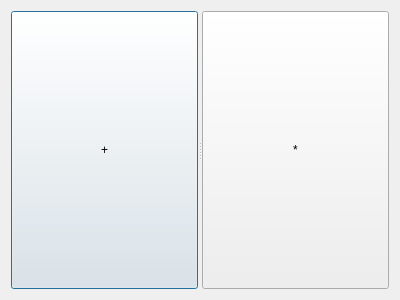
<?xml version="1.0" encoding="UTF-8"?>
<ui version="4.0">
 <class>Actions</class>
 <widget class="QDialog" name="Actions">
  <property name="geometry">
   <rect>
    <x>0</x>
    <y>0</y>
    <width>400</width>
    <height>300</height>
   </rect>
  </property>
  <property name="windowTitle">
   <string>Dialog</string>
  </property>
  <layout class="QVBoxLayout" name="verticalLayout">
   <item>
    <widget class="QSplitter" name="splitter">
     <property name="orientation">
      <enum>Qt::Horizontal</enum>
     </property>
     <widget class="QPushButton" name="plusButton">
      <property name="text">
       <string>+</string>
      </property>
     </widget>
     <widget class="QPushButton" name="multiplyButton">
      <property name="text">
       <string>*</string>
      </property>
     </widget>
    </widget>
   </item>
  </layout>
 </widget>
 <resources/>
 <connections/>
</ui>
